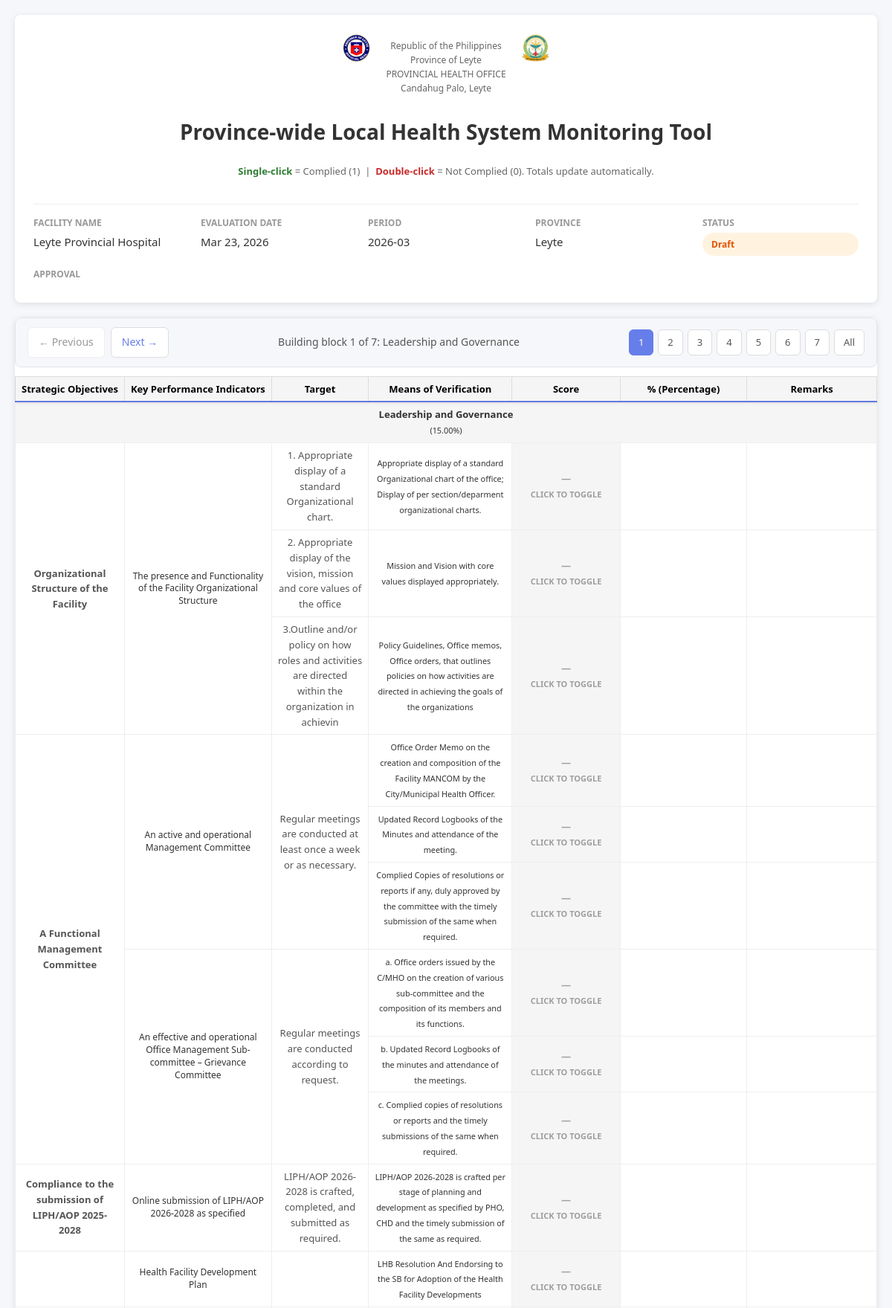
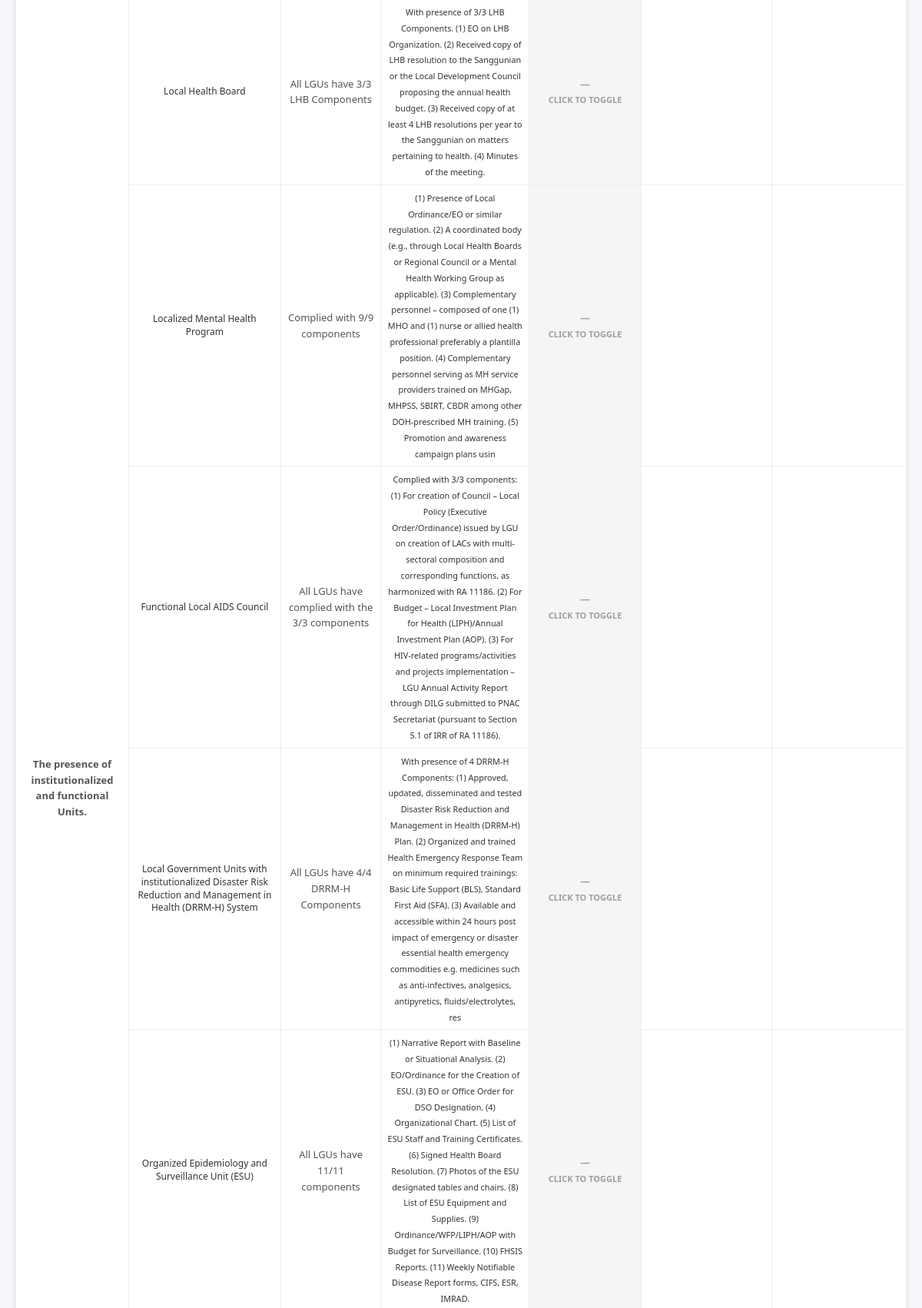
Screenshot of /evaluation-view.php?id=19 (signed in, upper part) with the database file from the repository (2 pictures, top to bottom).
### tables this page shows
CREATE TABLE `facilities` (
  `id` int(11) NOT NULL,
  `name` varchar(255) NOT NULL,
  `facility_type` varchar(100) DEFAULT NULL,
  `province` varchar(100) DEFAULT NULL,
  `municipality` varchar(100) DEFAULT NULL,
  `address` text DEFAULT NULL,
  `contact_person` varchar(255) DEFAULT NULL,
  `contact_email` varchar(255) DEFAULT NULL,
  `contact_phone` varchar(20) DEFAULT NULL,
  `is_active` tinyint(1) DEFAULT 1,
  `created_at` timestamp NOT NULL DEFAULT current_timestamp(),
  `updated_at` timestamp NOT NULL DEFAULT current_timestamp() ON UPDATE current_timestamp(),
  `creator` int(11) DEFAULT NULL,
  `editor` int(11) DEFAULT NULL,
  `color_legend` text DEFAULT NULL
);

CREATE TABLE `evaluations` (
  `id` int(11) NOT NULL,
  `facility_id` int(11) NOT NULL,
  `evaluation_date` date NOT NULL,
  `evaluation_period` varchar(50) DEFAULT NULL,
  `status` enum('draft','in_progress','completed','approved') DEFAULT 'draft',
  `created_by` int(11) NOT NULL,
  `updated_by` int(11) DEFAULT NULL,
  `assessed_by` varchar(255) DEFAULT NULL,
  `assessed_signature` text DEFAULT NULL,
  `assessed_date` date DEFAULT NULL,
  `verified_by` varchar(255) DEFAULT NULL,
  `verified_signature` text DEFAULT NULL,
  `verified_date` date DEFAULT NULL,
  `approved_by` varchar(255) DEFAULT NULL,
  `approved_signature` text DEFAULT NULL,
  `approved_date` date DEFAULT NULL,
  `noted_by` varchar(255) DEFAULT NULL,
  `noted_signature` text DEFAULT NULL,
  `noted_date` date DEFAULT NULL,
  `conformed_by` varchar(255) DEFAULT NULL,
  `conformed_signature` text DEFAULT NULL,
  `conformed_date` date DEFAULT NULL,
  `remarks` text DEFAULT NULL,
  `created_at` timestamp NOT NULL DEFAULT current_timestamp(),
  `updated_at` timestamp NOT NULL DEFAULT current_timestamp() ON UPDATE current_timestamp(),
  `assessed_esignature` blob DEFAULT NULL,
  `verified_esignature` blob DEFAULT NULL,
  `approved_esignature` blob DEFAULT NULL,
  `noted_esignature` blob DEFAULT NULL,
  `conformed_esignature` blob DEFAULT NULL,
  `approved` tinyint(4) NOT NULL DEFAULT 0
);

CREATE TABLE `building_blocks` (
  `id` int(11) NOT NULL,
  `code` varchar(50) NOT NULL,
  `name` varchar(255) NOT NULL,
  `weight_percentage` decimal(5,2) DEFAULT NULL,
  `description` text DEFAULT NULL,
  `sort_order` int(11) DEFAULT NULL,
  `is_active` tinyint(1) DEFAULT 1,
  `created_at` timestamp NOT NULL DEFAULT current_timestamp()
);

CREATE TABLE `strategic_objectives` (
  `id` int(11) NOT NULL,
  `building_block_id` int(11) NOT NULL,
  `code` varchar(50) NOT NULL,
  `name` text NOT NULL,
  `description` text DEFAULT NULL,
  `sort_order` int(11) DEFAULT NULL,
  `is_active` tinyint(1) DEFAULT 1,
  `created_at` timestamp NOT NULL DEFAULT current_timestamp()
);

CREATE TABLE `key_performance_indicators` (
  `id` int(11) NOT NULL,
  `strategic_objective_id` int(11) NOT NULL,
  `code` varchar(100) NOT NULL,
  `indicator_name` varchar(500) NOT NULL,
  `description` text DEFAULT NULL,
  `data_type` enum('numeric','percentage','text') DEFAULT 'numeric',
  `target_value` varchar(100) DEFAULT NULL,
  `means_of_verification` varchar(500) DEFAULT NULL,
  `sort_order` int(11) DEFAULT NULL,
  `is_active` tinyint(1) DEFAULT 1,
  `created_at` timestamp NOT NULL DEFAULT current_timestamp()
);

### evaluation-view.php (the view, shortened to what the rows shown need)
<?php
require_once __DIR__ . '/config/BaseConfig.php';
require_once __DIR__ . '/config/EvaluationManager.php';
require_once __DIR__ . '/config/FacilityManager.php';
$evaluation_id = isset($_GET['id']) ? (int)$_GET['id'] : 0;
try {
    $database = new Database();
    $db = $database->connect();
    $evaluation_manager = new EvaluationManager($db);
    $facility_manager = new FacilityManager($db);
    $evaluation = $evaluation_manager->getEvaluation($evaluation_id);
    $facility = $facility_manager->getFacility($evaluation['facility_id']);
    $indicators = $evaluation_manager->getIndicatorsForEvaluation($evaluation_id);
    $totals = $evaluation_manager->calculateTotals($evaluation_id);
} catch (Exception $e) {
    error_log("Evaluation View Error: " . $e->getMessage());
    header("Location: dashboard.php");
    exit;
}
$organized_by_bb = [];
foreach ($indicators as $row) {
    $bb = $row['building_block_name'];
    if (!isset($organized_by_bb[$bb])) {
        $organized_by_bb[$bb] = [];
    }
    $organized_by_bb[$bb][] = $row;
}
$bb_names = array_keys($organized_by_bb);
$total_blocks = count($bb_names);
$current_block_index = isset($_GET['block']) ? max(0, min((int)$_GET['block'], $total_blocks - 1)) : 0;
$current_block_name = $total_blocks > 0 ? $bb_names[$current_block_index] : null;
$printAll = isset($_GET['print_all']) && $_GET['print_all'] === '1';
?>
<!DOCTYPE html>
<html lang="en">
<head>
    <link rel="stylesheet" href="<?php echo asset('css/styles.css'); ?>">
    <link rel="stylesheet" href="https://cdnjs.cloudflare.com/ajax/libs/cropperjs/1.5.12/cropper.min.css">
</head>
<body class="<?php echo $printAll ? 'print-all' : ''; ?>">
    <div class="container">
        <div class="header-section">
        <div class="header-row title-row">
                <div class="header-title">
                    <h1>Province-wide Local Health System Monitoring Tool</h1>
                </div>
        </div>
            <div class="facility-info">
                <div class="info-item">
                    <span class="info-label">Facility Name</span>
                    <span class="info-value"><?php echo htmlspecialchars($facility['name'] ?? 'N/A'); ?></span>
                </div>
                <div class="info-item">
                    <span class="info-label">Evaluation Date</span>
                    <span class="info-value"><?php echo date('M d, Y', strtotime($evaluation['evaluation_date'])); ?></span>
                </div>
                <div class="info-item">
                    <span class="info-label">Period</span>
                    <span class="info-value"><?php echo htmlspecialchars($evaluation['evaluation_period']); ?></span>
                </div>
                <div class="info-item">
                    <span class="info-label">Province</span>
                    <span class="info-value"><?php echo htmlspecialchars($facility['province'] ?? 'N/A'); ?></span>
                </div>
                <div class="info-item">
                    <span class="info-label">Status</span>
                    <span class="status-badge status-<?php echo $evaluation['status']; ?>">
                        <?php echo ucfirst($evaluation['status']); ?>
                    </span>
                </div>
            </div>
        </div>
        <div class="spreadsheet-wrapper <?php echo (!$printAll && ($current_block_name === 'Health Service Delivery' || $current_block_name === 'V. Health Service Delivery')) ? 'hsd-standalone' : ''; ?>">
            <div class="spreadsheet-container" data-block-index="<?php echo $current_block_index; ?>">
                <table class="spreadsheet">
                    <thead>
                        <tr>
                            <th>Strategic Objectives</th>
                            <th>Key Performance Indicators</th>
                            <th>Target</th>
                            <th>Means of Verification</th>
                            <th>Score</th>
                            <th>% (Percentage)</th>
                            <th>Remarks</th>
                        </tr>
                    </thead>
                    <tbody>
                        <?php if (empty($organized_by_bb)): ?>
                            <tr><td colspan="7" style="padding: 24px; text-align: center; color: #666;">No indicators defined in the database. Add building blocks and KPIs to start scoring.</td></tr>
                        <?php else: ?>
                        <?php foreach ($organized_by_bb as $bb_name => $bb_scores): ?>
                            <?php if (!$printAll && $bb_name !== $current_block_name) continue; ?>
                            <?php
                                $totalKPIs = 0;
                                foreach ($bb_scores as $s) {
                                    $totalKPIs++;
                                }
                            ?>
                            <tr class="bb-header-row" data-block="<?php echo htmlspecialchars($bb_name); ?>" data-total-kpis="<?php echo $totalKPIs; ?>">
                                <td colspan="7">
                                    <?php echo htmlspecialchars($bb_name); ?><br>
                                    <small style="font-weight: normal;">(<?php echo htmlspecialchars($bb_scores[0]['weight_percentage'] ?? ''); ?>%)</small>
                                </td>
                            </tr>
                            <?php
                            $rowCount = count($bb_scores);
                            $i = 0;
                            while ($i < $rowCount) {
                                $score = $bb_scores[$i];
                                $so = $score['objective_name'];
                                $so_span = 1;
                                while (($i + $so_span) < $rowCount && $bb_scores[$i + $so_span]['objective_name'] === $so) {
                                    $so_span++;
                                }
                                $j = $i;
                                while ($j < $i + $so_span) {
                                    $score_j = $bb_scores[$j];
                                    $kpi = $score_j['indicator_name'];
                                    $kpi_span = 1;
                                    while (($j + $kpi_span) < $i + $so_span && $bb_scores[$j + $kpi_span]['indicator_name'] === $kpi) {
                                        $kpi_span++;
                                    }
                                    $k = $j;
                                    while ($k < $j + $kpi_span) {
                                        $score_k = $bb_scores[$k];
                                        $target = $score_k['target_value'];
                                        $target_span = 1;
                                        while (($k + $target_span) < $j + $kpi_span && $bb_scores[$k + $target_span]['target_value'] === $target) {
                                            $target_span++;
                                        }
                                        $m = $k;
                                        while ($m < $k + $target_span) {
                                            $score_m = $bb_scores[$m];
                                            $mov = $score_m['means_of_verification'];
                                            $mov_span = 1;
                                            echo '<tr';
                                            if ($score_m['objective_name'] === 'Health Information Systems') echo ' data-objective="Health Information Systems"';
                                            echo '>';
                                            if ($m == $i) {
                                                echo '<td class="so-header-cell" rowspan="' . $so_span . '">' . htmlspecialchars($so) . '</td>';
                                            }
                                            if ($m == $j) {
                                                echo '<td class="kpi-name" rowspan="' . $kpi_span . '">' . htmlspecialchars($kpi) . '</td>';
                                            }
                                            if ($m == $k) {
                                                echo '<td class="target-cell" rowspan="' . $target_span . '">' . htmlspecialchars($target ?? '-') . '</td>';
                                            }
                                            if ($mov_span > 0 && $m == $m) {
                                                echo '<td rowspan="' . $mov_span . '"><small>' . nl2br(htmlspecialchars($mov ?? '', ENT_QUOTES, 'UTF-8')) . '</small></td>';
                                            }
                                            $sv = $score_m['score_value'];
                                            $is1 = ($sv !== null && (float)$sv >= 0.5);
                                            $cls = $sv === null ? 'score-empty' : ($is1 ? 'score-complied' : 'score-not-complied');
                                            $disp = $sv === null ? '—' : ($is1 ? '1' : '0');
                                            echo '<td class="score-cell ' . $cls . '" data-block="' . htmlspecialchars($bb_name) . '" data-kpi-id="' . (int)$score_m['key_performance_indicator_id'] . '" data-score="' . ($sv === null ? '' : (int)$is1) . '" title="Single-click = Complied (1), Double-click = Not Complied (0)">' . $disp . '<br><span class="score-label">' . ($sv === null ? 'Click to toggle' : ($is1 ? 'Complied' : 'Not Complied')) . '</span></td>';
                                            $pct = $score_m['percentage_value'];
                                            $pctDisplay = ($pct !== null && $pct !== '') ? (float)$pct : null;
                                            echo '<td class="percentage-cell"><span class="percentage-label" data-value="' . htmlspecialchars($pctDisplay !== null ? $pctDisplay : '') . '">' . ($pctDisplay !== null ? (round($pctDisplay,2) . '%') : '') . '</span></td>';
                                            echo '<td class="remarks-cell">';
                                            echo '</td>';
                                            echo '</tr>';
                                            $m += $mov_span;
                                        }
                                        $k += $target_span;
                                    }
                                    $j += $kpi_span;
                                }
                                $i += $so_span;
                            }
                            ?>
                        <?php endforeach; ?>
                        <?php endif; ?>
                    </tbody>
                </table>
            </div>
        </div>
    </div>
</body>
</html>

### rows the page displays
facilities: name "Leyte Provincial Hospital", province "Leyte"
evaluations: evaluation_date "Mar 23, 2026", evaluation_period "2026-03", status "Draft"
building_blocks: weight_percentage "15.00"
strategic_objectives: name "Organizational Structure of the Facility"
key_performance_indicators: indicator_name "The presence and Functionality of the Facility Organizational Structure", target_value "1. Appropriate display of a standard Organizational chart.", means_of_verification "Appropriate display of a standard Organizational chart of the office; Display of per section/deparment organizational charts."
key_performance_indicators: target_value "2. Appropriate display of the vision, mission and core values of the office", means_of_verification "Mission and Vision with core values displayed appropriately."
key_performance_indicators: target_value "3.Outline and/or policy on how roles and activities are directed within the organization in achievin", means_of_verification "Policy Guidelines, Office memos, Office orders, that outlines policies on how activities are directed in achieving the goals of the organizations"
strategic_objectives: name "A Functional Management Committee"
key_performance_indicators: indicator_name "An active and operational Management Committee", target_value "Regular meetings are conducted at least once a week or as necessary.", means_of_verification "Office Order Memo on the creation and composition of the Facility MANCOM by the City/Municipal Health Officer."
key_performance_indicators: means_of_verification "Updated Record Logbooks of the Minutes and attendance of the meeting."
key_performance_indicators: means_of_verification "Complied Copies of resolutions or reports if any, duly approved by the committee with the timely submission of the same when required."
key_performance_indicators: indicator_name "An effective and operational Office Management Sub-committee – Grievance Committee", target_value "Regular meetings are conducted according to request.", means_of_verification "a. Office orders issued by the C/MHO on the creation of various sub-committee and the composition of its members and its functions."
key_performance_indicators: means_of_verification "b. Updated Record Logbooks of the minutes and attendance of the meetings."
key_performance_indicators: means_of_verification "c. Complied copies of resolutions or reports and the timely submissions of the same when required."
strategic_objectives: name "Compliance to the submission of LIPH/AOP 2025-2028"
key_performance_indicators: indicator_name "Online submission of LIPH/AOP 2026-2028 as specified", target_value "LIPH/AOP 2026-2028 is crafted, completed, and submitted as required.", means_of_verification "LIPH/AOP 2026-2028 is crafted per stage of planning and development as specified by PHO, CHD and the timely submission of the same as required."
key_performance_indicators: indicator_name "Health Facility Development Plan", means_of_verification "LHB Resolution And Endorsing to the SB for Adoption of the Health Facility Developments"
strategic_objectives: name "The presence of institutionalized and functional Units."
key_performance_indicators: indicator_name "Local Health Board", target_value "All LGUs have 3/3 LHB Components", means_of_verification "With presence of 3/3 LHB Components. (1) EO on LHB Organization. (2) Received copy of LHB resolution to the Sanggunian or the Local Development Council proposing the annual health budget. (3) Received copy of at least 4 LHB resolutions per year to the Sanggunian on matters pertaining to health. (4) Minutes of the meeting."
key_performance_indicators: indicator_name "Localized Mental Health Program", target_value "Complied with 9/9 components", means_of_verification "(1) Presence of Local Ordinance/EO or similar regulation. (2) A coordinated body (e.g., through Local Health Boards or Regional Council or a Mental Health Working Group as applicable). (3) Complementary personnel – composed of one (1) MHO and (1) nurse or allied health professional preferably a plantilla position. (4) Complementary personnel serving as MH service providers trained on MHGap, MHPSS, SBIRT, CBDR among other DOH-prescribed MH training. (5) Promotion and awareness campaign plans usin"
key_performance_indicators: indicator_name "Functional Local AIDS Council", target_value "All LGUs have complied with the 3/3 components", means_of_verification "Complied with 3/3 components: (1) For creation of Council – Local Policy (Executive Order/Ordinance) issued by LGU on creation of LACs with multi-sectoral composition and corresponding functions, as harmonized with RA 11186. (2) For Budget – Local Investment Plan for Health (LIPH)/Annual Investment Plan (AOP). (3) For HIV-related programs/activities and projects implementation – LGU Annual Activity Report through DILG submitted to PNAC Secretariat (pursuant to Section 5.1 of IRR of RA 11186)."
key_performance_indicators: indicator_name "Local Government Units with institutionalized Disaster Risk Reduction and Management in Health (DRRM-H) System", target_value "All LGUs have 4/4 DRRM-H Components", means_of_verification "With presence of 4 DRRM-H Components: (1) Approved, updated, disseminated and tested Disaster Risk Reduction and Management in Health (DRRM-H) Plan. (2) Organized and trained Health Emergency Response Team on minimum required trainings: Basic Life Support (BLS), Standard First Aid (SFA). (3) Available and accessible within 24 hours post impact of emergency or disaster essential health emergency commodities e.g. medicines such as anti-infectives, analgesics, antipyretics, fluids/electrolytes, res"
key_performance_indicators: indicator_name "Organized Epidemiology and Surveillance Unit (ESU)", target_value "All LGUs have 11/11 components", means_of_verification "(1) Narrative Report with Baseline or Situational Analysis. (2) EO/Ordinance for the Creation of ESU. (3) EO or Office Order for DSO Designation. (4) Organizational Chart. (5) List of ESU Staff and Training Certificates. (6) Signed Health Board Resolution. (7) Photos of the ESU designated tables and chairs. (8) List of ESU Equipment and Supplies. (9) Ordinance/WFP/LIPH/AOP with Budget for Surveillance. (10) FHSIS Reports. (11) Weekly Notifiable Disease Report forms, CIFS, ESR, IMRAD."

### other values shown
$current_block_index + 1 "1"
$total_blocks "7"
$current_block_name "Leadership and Governance"
$bb_name "Leadership and Governance"
$disp "—"
